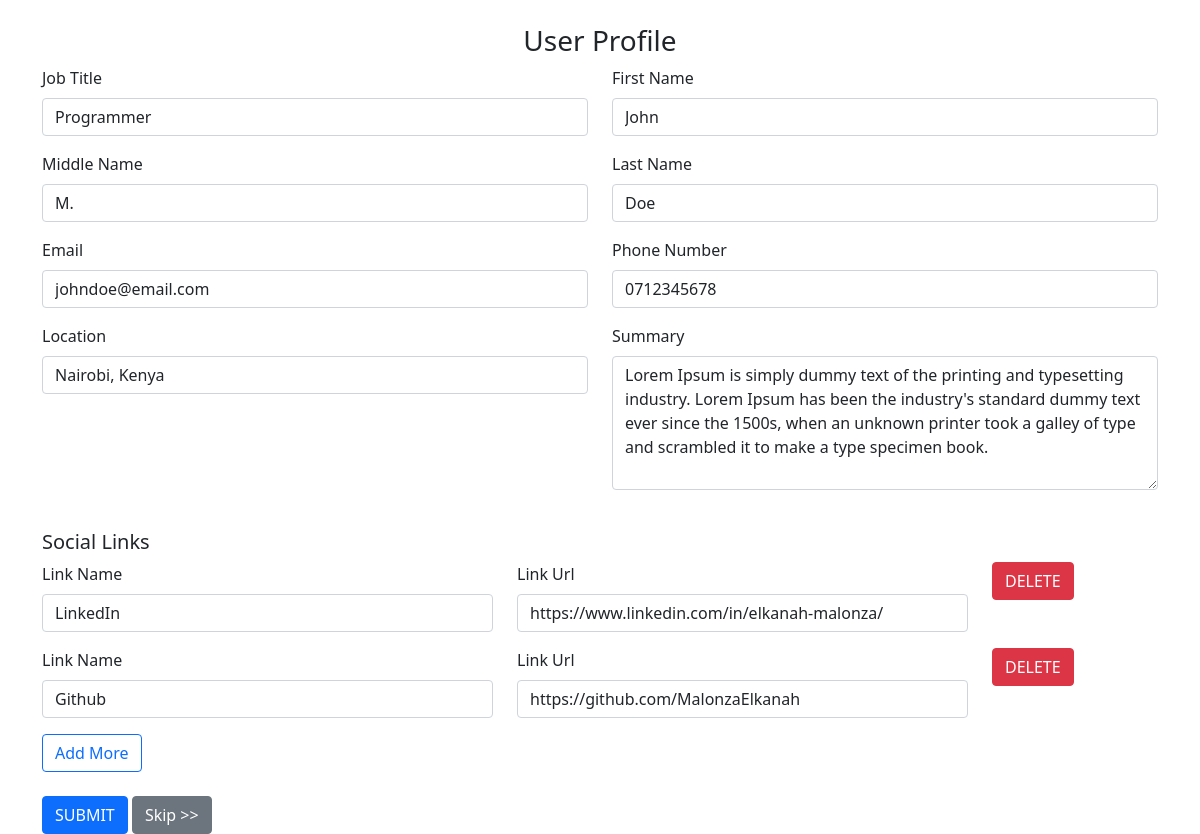
Page /edit/profile/2/ on the committed database.
### job_profile/models.py (models this page shows, shortened)
class JobProfile(models.Model):
	title = models.CharField('Title', max_length=150)
	first_name = models.CharField('First Name', max_length=50)
	middle_name = models.CharField('Middle Name', max_length=50)
	last_name = models.CharField('Last Name', max_length=50)
	email = models.CharField('Email', max_length=50)
	phone_number = models.CharField('Phone Number', max_length=50)
	location = models.CharField('Location', max_length=50)
	summary = models.CharField('Summary', max_length=1000, null=True)
	date_created = models.DateTimeField('Date Created', auto_now_add=True)
	def links(self):
		return Link.objects.filter(job_profile=self.id)

class Link(models.Model):
	job_profile = models.ForeignKey(JobProfile, on_delete=models.CASCADE)
	name = models.CharField('Website Name', max_length=50)
	link = models.URLField()
	date_created = models.DateTimeField('Date Created', auto_now_add=True)

### resume_generator/views.py (the view)
# urls.py: path('edit/profile/<int:profile_id>/', views.edit_profile, name='edit-profile'),
def edit_profile(request, profile_id):
	profile = JobProfile.objects.get(id=int(profile_id))
	if request.method == 'POST':
		form = JobProfileForm(request.POST, instance=profile)
		if form.is_valid():
			form.save()
		else:
			return HttpResponse(form.errors)
		for link in profile.links():
			name = request.POST["name-link-"+str(link.id)]
			link1 = request.POST["link-link-"+str(link.id)]
			if name.strip() != "" and link1.strip() != "":
				link.name = name
				link.link = link1
				link.save()
		form_num = int(request.POST["form_num"])
		if form_num > 0:
			form_num = form_num + 1
			for x in range(1, form_num):
				name = request.POST["name-link_"+str(x)]
				link = request.POST["link-link_"+str(x)]
				if name.strip() != "" and link.strip() != "":
					data = LinkForm({'job_profile': profile.id, 'name':name, 'link': link})
					if data.is_valid():
						data.save()
					else:
						print(data.errors)
		return redirect('add-profile', 1, profile.id)
	else:
		return render(request, 'main/add-profile.html', {'profile': profile, 'state': 'EDIT'})

### job_profile/templates/main/add-profile.html (shortened to what this page needs)
{% extends "main/base.html" %}
{% load static %}
{% block content %}
	<div class="row text-center">
		<h3>User Profile</h3>
	</div>
	<div class="row">
		<div class="col-12">
			{% if state == 'EDIT' %}
			<form action="{% url 'edit-profile' profile.id %}" method="post">
			{% else %}
			<form action="{% url 'add-new-profile' %}" method="post">
			{% endif %}
				<div class="row">
					<div class="col-md-6 mb-3">
						<label class="form-label">Job Title</label>
  						<input type="text" class="form-control" name="title" value="{{profile.title}}" placeholder="Eg. Web Developer, Junior Accountant" required>
					</div>
					<div class="col-md-6 mb-3">
						<label class="form-label">First Name</label>
  						<input type="text" class="form-control" name="first_name" value="{{profile.first_name}}" required>
					</div>
					<div class="col-md-6 mb-3">
						<label class="form-label">Middle Name</label>
  						<input type="text" class="form-control" name="middle_name" value="{{profile.middle_name}}">
					</div>
					<div class="col-md-6 mb-3">
						<label class="form-label">Last Name</label>
  						<input type="text" class="form-control" name="last_name" value="{{profile.last_name}}">
					</div>
					<div class="col-md-6 mb-3">
						<label class="form-label">Email</label>
  						<input type="email" class="form-control" name="email" value="{{profile.email}}">
					</div>
					<div class="col-md-6 mb-3">
						<label class="form-label">Phone Number</label>
  						<input type="text" class="form-control" name="phone_number" value="{{profile.phone_number}}">
					</div>
					<div class="col-md-6 mb-3">
						<label class="form-label">Location</label>
  						<input type="text" class="form-control" name="location" value="{{profile.location}}">
					</div>
					<div class="col-md-6 mb-3">
						<label class="form-label">Summary</label>
  						<textarea class="form-control" name="summary" rows="5">{{profile.summary}}</textarea>
					</div>
				</div>
				<div class="row pt-4">
					<h5>Social Links</h5>
				</div>
				{% for link in profile.links %}
				<div class="row">
					<div class="col-md-5 mb-3">
						<label class="form-label">Link Name</label>
  						<input type="text" class="form-control" name="name-link-{{link.id}}" value="{{link.name}}" required>
					</div>
					<div class="col-md-5 mb-3">
						<label class="form-label">Link Url</label>
  						<input type="text" class="form-control" name="link-link-{{link.id}}" value="{{link.link}}" required>
					</div>
					<div class="col-md-2">
						<a class="btn btn-danger" href="javascript:void(0);">DELETE</a>
					</div>
				</div>
				{% endfor %}
				<div class="row">
					<div class="col-md-2">
						<a id="link-add-id" class="btn btn-outline-primary" href="#">Add More</a>
					</div>
				</div>
				<div class="row pt-4">
					<div class="col-12">
						<button class="btn btn-primary">SUBMIT</button>
						{% if state == 'EDIT' %}
						<a class="btn btn-secondary" href="{% url 'add-profile' 1 profile.id %}">Skip >></a>
						{% endif %}
					</div>
				</div>
			</form>
		</div>
	</div>
{% endblock %}

### rows in the picture
JobProfile: title "Programmer", first_name "John", middle_name "M.", last_name "Doe", email "johndoe@email.com", phone_number "0712345678", location "Nairobi, Kenya", summary "Lorem Ipsum is simply dummy text of the printing and typesetting industry. Lorem Ipsum has been the industry's standard dummy text ever since the 1500s, when an unknown printer took a galley of type and scrambled it to make a type specimen book."
Link: name "LinkedIn", link "https://www.linkedin.com/in/elkanah-malonza/"
Link: name "Github", link "https://github.com/MalonzaElkanah"
